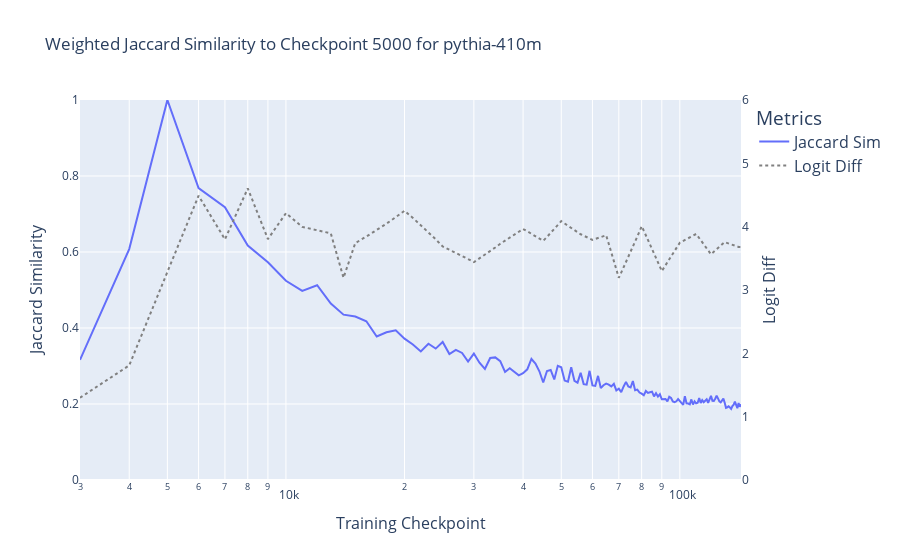

This figure's notebook cell:
### Code cell
comparison_checkpoint = 5000 
jaccard_reference_results = compute_weighted_jaccard_similarity_to_reference(in_circuit_df, comparison_checkpoint)
plot_graph_metric(
    jaccard_reference_results, 
    'jaccard_similarity', 
    perf_metric_dict, 
    f'Weighted Jaccard Similarity to Checkpoint {comparison_checkpoint} for {MODEL_NAME}', 
    y_ranges=((0, 1), (0, 6)), 
    left_y_title="Jaccard Similarity", 
    x_axis_col='checkpoint', 
    log_x=True,
    metric_legend_name="Jaccard Sim",
    output_path = OUTPUT_DIR
)

### Figure 1 — Plotly figure (JSON) as saved in the notebook; plotly's stock layout.template omitted (floating-point values rounded to 4 significant figures; data arrays with more than 128 entries replaced by an {"elided": "..."} marker saying what was removed)
{"data": [{"hovertemplate": "variable=Jaccard Sim<br>checkpoint=%{x}<br>value=%{y}<extra></extra>", "legendgroup": "Jaccard Sim", "line": {"color": "#636efa", "dash": "solid"}, "marker": {"symbol": "circle"}, "mode": "lines", "name": "Jaccard Sim", "orientation": "v", "showlegend": true, "type": "scatter", "x": {"elided": "141 int values"}, "xaxis": "x", "y": {"elided": "141 float values"}, "yaxis": "y"}, {"line": {"color": "gray", "dash": "dot", "width": 2}, "mode": "lines", "name": "Logit Diff", "type": "scatter", "x": {"elided": "141 int values"}, "y": {"elided": "141 float values"}, "yaxis": "y2"}], "layout": {"legend": {"font": {"size": 16}, "title": {"text": "Metrics"}, "tracegroupgap": 0}, "title": {"text": "Weighted Jaccard Similarity to Checkpoint 5000 for pythia-410m"}, "xaxis": {"anchor": "y", "domain": [0, 1], "title": {"font": {"size": 16}, "text": "Training Checkpoint"}, "type": "log"}, "yaxis": {"anchor": "x", "domain": [0, 1], "range": [0, 1], "title": {"font": {"size": 16}, "text": "Jaccard Similarity"}}, "yaxis2": {"overlaying": "y", "range": [0, 6], "showgrid": false, "side": "right", "title": {"font": {"size": 16}, "text": "Logit Diff"}}}}
